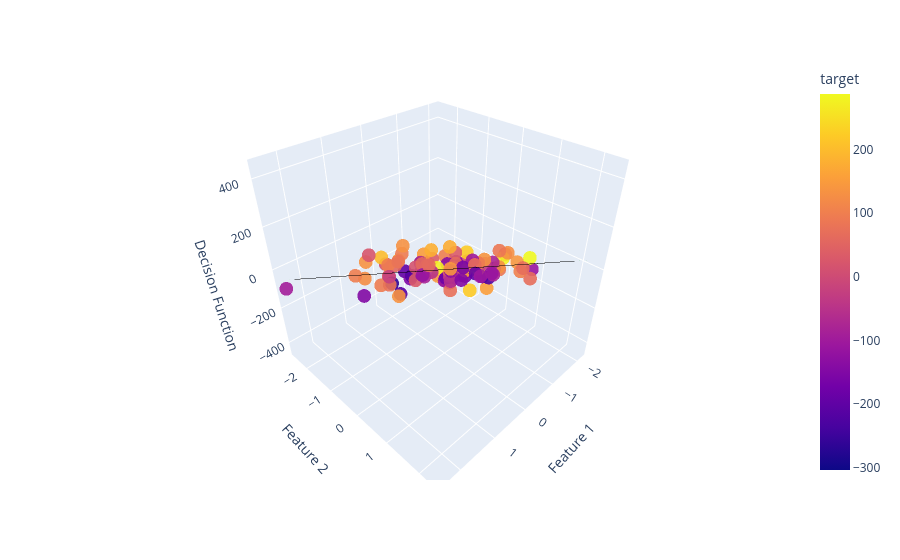

The notebook cell saved with this chart:
### Code cell
import plotly.graph_objects as go
import plotly.express as px

fig = px.scatter_3d(
    df,
    x='feature1',
    y='feature2',
    z='target',      # original labels for reference
    color='target',
    opacity=0.9
)

# Add the decision boundary plane
fig.add_trace(
    go.Surface(
        x=xGrid,
        y=yGrid,
        z=z_plane,
        opacity=0.4,
        showscale=False,
        colorscale=[[0, 'lightgreen'], [1, 'lightgreen']]
    )
)

# Optional: highlight z=0 contour
fig.update_traces(
    selector=dict(type='surface'),
    contours=dict(
        z=dict(show=True, start=0, end=0, color="black", width=3)
    )
)

fig.update_layout(
    scene=dict(
        xaxis_title='Feature 1',
        yaxis_title='Feature 2',
        zaxis_title='Decision Function'
    )
)

fig.show()
